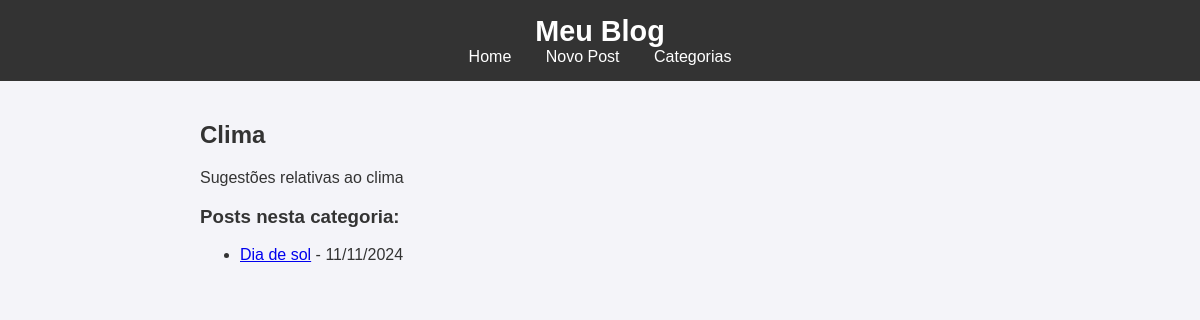
The app's page /category/2/ with its own data.
### blog/models.py (models this page shows, shortened)
class Category(models.Model):
    name = models.CharField(max_length=100)
    description = models.TextField(blank=True, null=True)

class Post(models.Model):
    title = models.CharField(max_length=200)
    content = models.TextField()
    post_date = models.DateTimeField(auto_now_add=True)
    categories = models.ManyToManyField(Category, related_name='posts')

### blog/views.py (the view)
# urls.py: path('category/<int:pk>/', CategoryDetailView.as_view(), name='category_detail'),
class CategoryDetailView(DetailView):
    model = Category
    template_name = 'blog/category_detail.html'
    context_object_name = 'category'
    def get_context_data(self, **kwargs):
        context = super().get_context_data(**kwargs)
        context['posts'] = self.object.posts.order_by('-post_date')
        return context

### blog/templates/blog/category_detail.html
{% extends 'blog/base.html' %}
{% block content %}
    <h2>{{ category.name }}</h2>
    <p>{{ category.description }}</p>
    <h3>Posts nesta categoria:</h3>
    <ul>
        {% for post in posts %}
            <li><a href="{% url 'post_detail' post.pk %}">{{ post.title }}</a> - {{ post.post_date|date:"d/m/Y" }}</li>
        {% empty %}
            <p>Não há posts nesta categoria.</p>
        {% endfor %}
    </ul>
{% endblock %}

### blog/static/css/styles.css (style rules this page uses)
body { font-family: Arial, sans-serif; background-color: #f4f4f9; margin: 0; padding: 0; color: #333; }

### records on screen
Category: name "Clima", description "Sugestões relativas ao clima"
Post: title "Dia de sol", post_date "11/11/2024"
